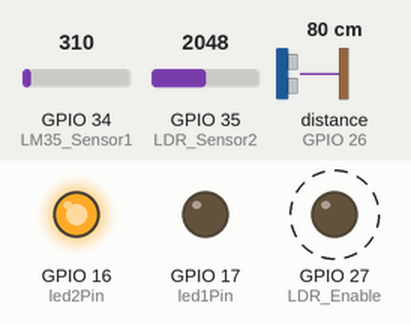
The sketch below on a simulated ESP32. On the bench: output pins drawn as LEDs (lit = HIGH). Wiring (inferred from the names in the program): ultrasonic range finder: trigger GPIO 14; echo GPIO 26. Dashed ring = blinking. The inputs (shaded band) are chosen by the test bench; at power-on: distance to the obstacle (sensor on GPIO 26) 80 cm, GPIO 34 (LM35_Sensor1) = 310, GPIO 35 (LDR_Sensor2) = 2048. The echo pulse lasts 58.3 µs per cm; WiFi joins after 1.5 s; servers stay silent unless stated; uploads are accepted with an empty reply; the local clock reads 2024-03-15 10:24:30 at power-on unless the sketch sets it; pins used as bus, display or sensor lines are not drawn; what the sketch prints to the serial monitor is not drawn.

Above: at 2.79 s.
2.8 s: distance to the obstacle (sensor on GPIO 26) set to 17 cm
5.8 s: distance to the obstacle (sensor on GPIO 26) set to 13 cm
At 6.12 s:
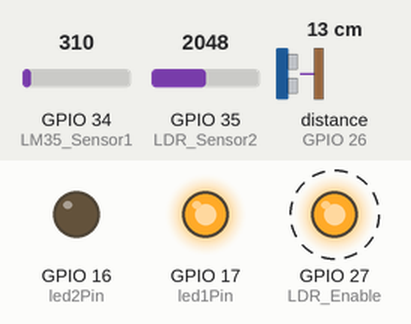
8.8 s: distance to the obstacle (sensor on GPIO 26) set to 18 cm
At 9.15 s:
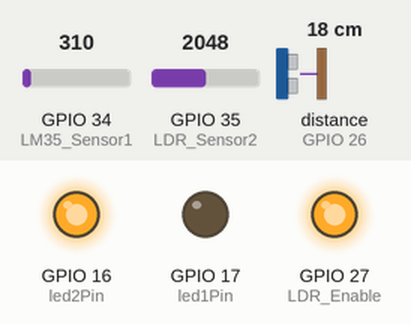
11.8 s: distance to the obstacle (sensor on GPIO 26) set to 2 cm
At 15.67 s:
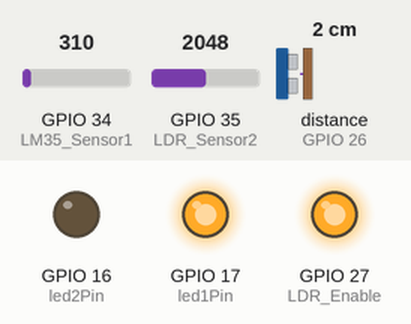
Timing chart, 0 to 15.8 s (numbered marks = the images above; inputs shaded):
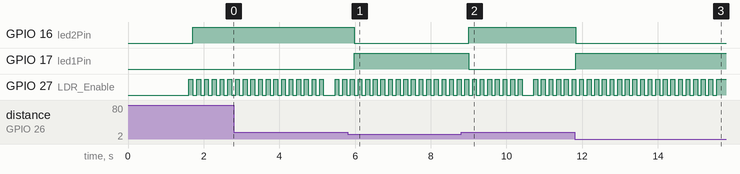

The sketch:

Webpost.ino
```cpp
#include <WiFi.h>
#include <HTTPClient.h>
#include <Arduino.h>
#include "esp_adc_cal.h"
#include "time.h"

// Define sensor pins
#define LM35_Sensor1 34
#define LDR_Sensor2 35
#define LM35_Enable 26  // Digital pin to control LM35 power
#define LDR_Enable 27   // Digital pin to control LDR power

#define Buzzer 27
#define SOUND_SPEED 0.034
#define CM_TO_INCH 0.393701

// LED variables
int led1Pin = 17; // Red
int led2Pin = 16; // Green

// LM35 Sensor variables
int LM35_Raw = 0;
float LM35_TempC = 0.0;
float Voltage = 0.0;

// LDR Sensor variables
int LDR_Raw = 0;

// Ultra variables
long duration;
float distanceCm;
const int trigPin = 14;
const int echoPin = 26;

// Date & Time variables
String Date;
String Time;

// Wifi credentials
const char* ssid = "Gelembo";
const char* password = "t4sjmpbrg";

// Server URL
String server = "http://192.168.208.67:8000/post";

// Timer variables
unsigned long lastTime = 0;
unsigned long timerDelay = 5000;

// NTP server configuration
const char* ntpServer = "pool.ntp.org";
const long gmtOffset_sec = 7 * 3600; // Offset for WIB (UTC+7)
const int daylightOffset_sec = 0; // No daylight saving time for WIB

void setup() {
    Serial.begin(115200);
    pinMode(LM35_Sensor1, INPUT);
    pinMode(LDR_Sensor2, INPUT);
    pinMode(LM35_Enable, OUTPUT);
    pinMode(LDR_Enable, OUTPUT);
    pinMode(led1Pin, OUTPUT); // Set pin untuk LED1 sebagai output
    pinMode(led2Pin, OUTPUT); // Set pin untuk LED2 sebagai output
    pinMode(trigPin, OUTPUT); // Sets the trigPin as an Output
    pinMode(echoPin, INPUT); // Sets the echoPin as an Input
    pinMode(Buzzer, OUTPUT);

    // Initialize sensors power control pins
    digitalWrite(LM35_Enable, LOW);
    digitalWrite(LDR_Enable, LOW);

    // Connect to Wifi
    WiFi.begin(ssid, password);
    Serial.println("Connecting");
    while (WiFi.status() != WL_CONNECTED) {
        delay(500);
        Serial.print(".");
    }
    Serial.println("");
    Serial.print("Connected to WiFi network with IP Address: ");
    Serial.println(WiFi.localIP());

    // Initialize NTP
    configTime(gmtOffset_sec, daylightOffset_sec, ntpServer);

    Serial.println("Timer set to 5 seconds (timerDelay variable), it will take 5 seconds before publishing the first reading.");
}

void loop() {
    digitalWrite(Buzzer, LOW);   // Buzzer OFF

    // Read LM35 Sensor
    digitalWrite(LM35_Enable, HIGH); // Enable LM35
    delay(100); // Wait for sensor to stabilize
    LM35_Raw = analogRead(LM35_Sensor1);
    Voltage = readADC_Cal(LM35_Raw);
    LM35_TempC = Voltage / 10;
    digitalWrite(LM35_Enable, LOW); // Disable LM35

    // Read LDR Sensor
    digitalWrite(LDR_Enable, HIGH); // Enable LDR
    delay(100); // Wait for sensor to stabilize
    LDR_Raw = analogRead(LDR_Sensor2);
    digitalWrite(LDR_Enable, LOW); // Disable LDR

    // Ultrasonic Sensor
    digitalWrite(trigPin, LOW);
    delayMicroseconds(2);
    digitalWrite(trigPin, HIGH);
    delayMicroseconds(10);
    digitalWrite(trigPin, LOW);

    duration = pulseIn(echoPin, HIGH);
    distanceCm = duration * SOUND_SPEED / 2;

    //  Get Date & Time value
    Time = printCurrentTime();
    Date = printCurrentDate();

    if (distanceCm < 15) {
      digitalWrite(led1Pin, HIGH); // Red LED ON
      digitalWrite(led2Pin, LOW);  // Green LED OFF
      digitalWrite(Buzzer, HIGH);  // Buzzer ON
    } else {
      digitalWrite(led1Pin, LOW);  // Red LED OFF
      digitalWrite(led2Pin, HIGH); // Green LED ON
      digitalWrite(Buzzer, LOW);   // Buzzer OFF
    }

    if ((millis() - lastTime) > timerDelay) {
        if (WiFi.status() == WL_CONNECTED) {
            WiFiClient client;
            HTTPClient http;

            http.begin(client, server);

            http.addHeader("Content-Type", "application/json");
            char buf[256];
            snprintf(buf, sizeof(buf), "{\"api_key\":\"%s\",\"sensor\":\"%s\",\"temperature\":\"%.2f\",\"light\":\"%d\",\"date\":\"%s\",\"time\":\"%s\",\"distance\":\"%.2f\"}",
                "supersecure",
                "LM35",
                LM35_TempC,
                LDR_Raw,
                Date.c_str(),
                Time.c_str(),
                distanceCm);

            Serial.println(buf);
            int httpResponseCode = http.POST(buf);

            Serial.print("HTTP Response code: ");
            Serial.println(httpResponseCode);

            http.end();
        } else {
            Serial.println("WiFi Disconnected");
        }
        lastTime = millis();
    }
}

String printCurrentDate() {
    time_t now = time(NULL);
    struct tm* t = localtime(&now);
    char dateString[20];

    // Format date as "YYYY-MM-DD"
    strftime(dateString, sizeof(dateString), "%Y-%m-%d", t);
    String date = String(dateString);
    return date;
}

String printCurrentTime() {
    time_t now = time(NULL);
    struct tm* t = localtime(&now);
    char timeString[20];

    // Format time as "HH:MM:SS"
    strftime(timeString, sizeof(timeString), "%H:%M:%S", t);
    String time = String(timeString);
    return time;
}

uint32_t readADC_Cal(int ADC_Raw) {
    esp_adc_cal_characteristics_t adc_chars;
    esp_adc_cal_characterize(ADC_UNIT_1, ADC_ATTEN_DB_11, ADC_WIDTH_BIT_12, 1100, &adc_chars);
    return (esp_adc_cal_raw_to_voltage(ADC_Raw, &adc_chars));
}
```

Measured:
- the behaviour switches between 16 and 15 cm on distance to the obstacle (sensor on GPIO 26) (found by bisection; images 0 and 1)
- after the input at 5.8 s, GPIO 16 (led2Pin): HIGH → LOW after 0.18 s; GPIO 17 (led1Pin): LOW → HIGH after 0.18 s
- after the input at 8.8 s, GPIO 16 (led2Pin): LOW → HIGH after 0.20 s; GPIO 17 (led1Pin): HIGH → LOW after 0.20 s
- after the input at 11.8 s, GPIO 16 (led2Pin): HIGH → LOW at once; GPIO 17 (led1Pin): LOW → HIGH at once
- by itself, GPIO 27 (LDR_Enable): alternates HIGH for 0.10 s and LOW for 0.10 s
